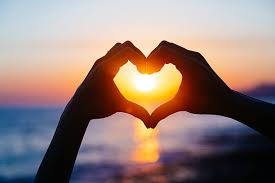
#> input picture cv/abc.jpg, 275 x 183 px, found by its file name
$ python fliip.py
#> lines starting #> are read from the running program, lines starting #| are printed output that depends on the picture
import cv2
image=cv2.imread("d:\\cv\/abc.jpg",flags=1)
#> image is the input picture: shape (183, 275, 3); mean B, G, R 120.4, 126.5, 148.1
print("showing the picture before the resizing")
cv2.imshow("showing ",image)
cv2.waitKey(0)
cv2.destroyAllWindows()

flp=cv2.flip(image,1)
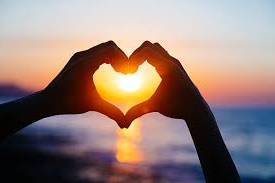
#> flp: shape (183, 275, 3); mean B, G, R 120.4, 126.5, 148.1
flp2=cv2.flip(image, 0)
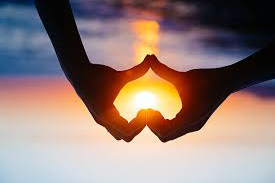
#> flp2: shape (183, 275, 3); mean B, G, R 120.4, 126.5, 148.1
flp3=cv2.flip(image , -1)
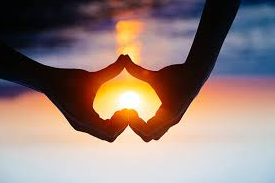
#> flp3: shape (183, 275, 3); mean B, G, R 120.4, 126.5, 148.1

cv2.imshow("original " , image)
cv2.imshow("horizontal ", flp)
cv2.imshow("vertiacal ", flp2)
cv2.imshow("both ", flp3)
cv2.waitKey(0)
cv2.destroyAllWindows()

$ run again, with cv/a.jpg copied over cv/abc.jpg
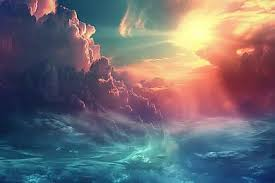
#> input picture cv/a.jpg, 275 x 183 px, found by its file name
#> image is the input picture: shape (183, 275, 3); mean B, G, R 114.8, 108.1, 111.2
#> `flp2=cv2.flip(image, 0)`:
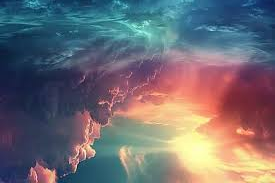
#> flp2: shape (183, 275, 3); mean B, G, R 114.8, 108.1, 111.2
#> `flp3=cv2.flip(image , -1)`:
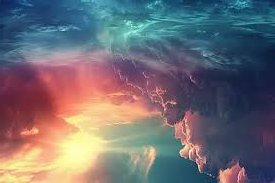
#> flp3: shape (183, 275, 3); mean B, G, R 114.8, 108.1, 111.2

$ run again, with cv/ab.jpg copied over cv/abc.jpg
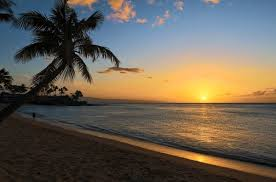
#> input picture cv/ab.jpg, 276 x 182 px, found by its file name
#> image is the input picture: shape (182, 276, 3); mean B, G, R 83.4, 95.8, 104.6
#> `flp2=cv2.flip(image, 0)`:
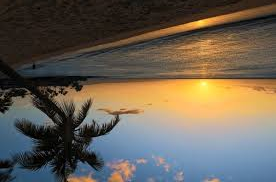
#> flp2: shape (182, 276, 3); mean B, G, R 83.4, 95.8, 104.6
#> `flp3=cv2.flip(image , -1)`:
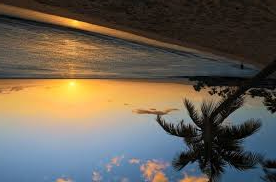
#> flp3: shape (182, 276, 3); mean B, G, R 83.4, 95.8, 104.6

$ run again, with cv/bird.jpg copied over cv/abc.jpg
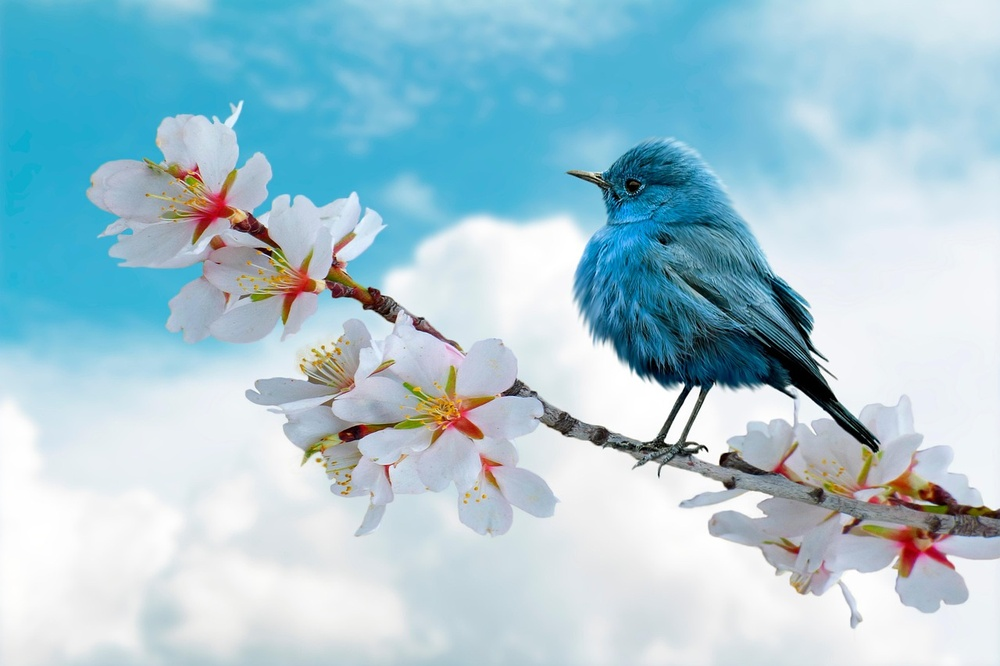
#> input picture cv/bird.jpg, 1000 x 666 px, shrunk from 1280 x 853 before the run, found by its file name
#> image is the input picture: shape (666, 1000, 3); mean B, G, R 211.7, 199.2, 165.5
#> `flp2=cv2.flip(image, 0)`:
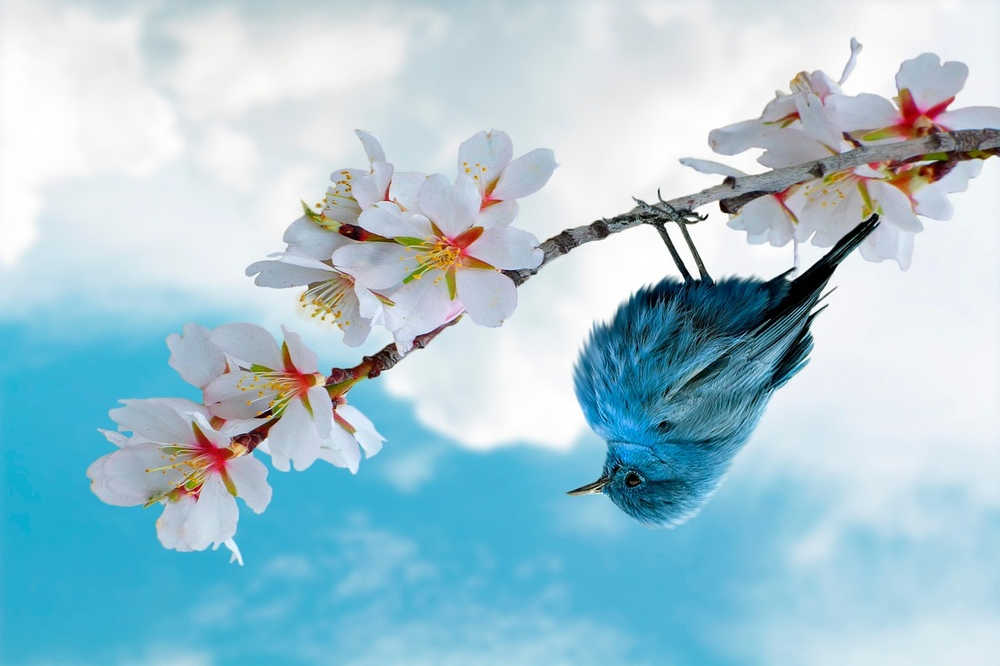
#> flp2: shape (666, 1000, 3); mean B, G, R 211.7, 199.2, 165.5
#> `flp3=cv2.flip(image , -1)`:
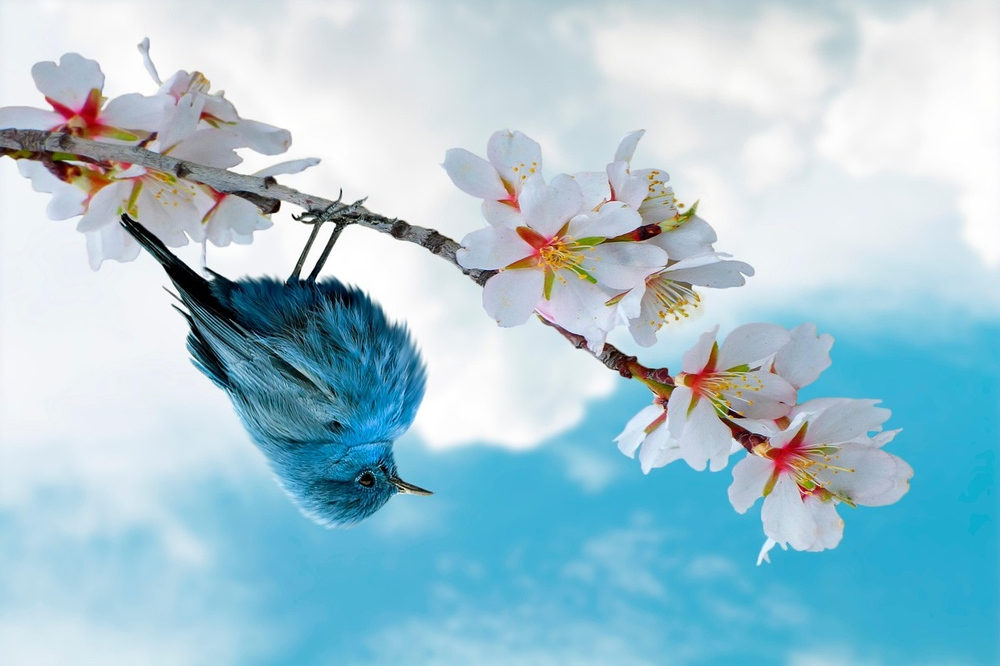
#> flp3: shape (666, 1000, 3); mean B, G, R 211.7, 199.2, 165.5
